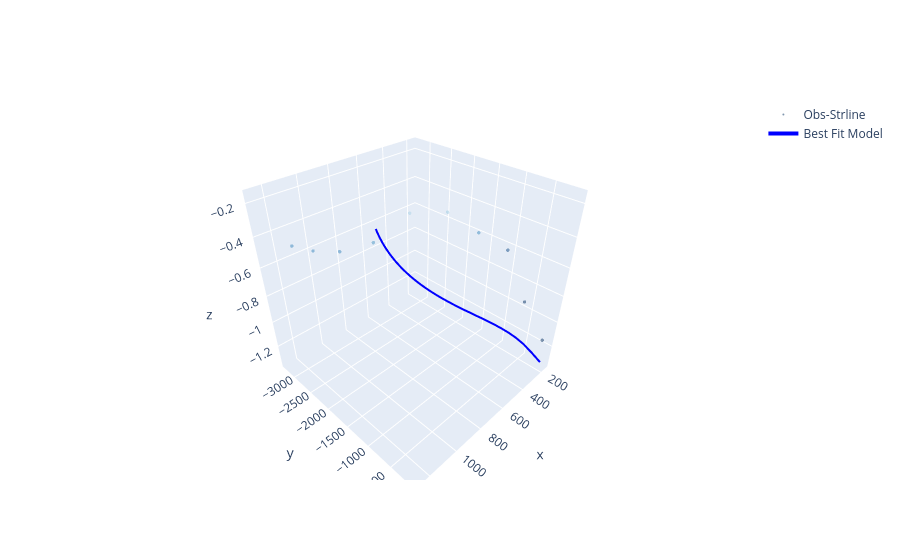

Write notebook code for a chart like this one.
### Code cell
nk = 100
nR = 80
n_min = 1
k_array = np.linspace(0.01, 2, nk) * np.pi / (np.max(R) - np.min(R))
R_0f = np.zeros_like(k_array)
R_0g = np.zeros_like(k_array)
R_0_array = np.linspace(0, np.pi / k_array[0], nR)
f_kR_re = np.zeros_like(R_0_array)
g_kR_re = np.zeros_like(R_0_array)
Rf_root = np.zeros([nk, 4])
Rg_root = np.zeros([nk, 4])
gf_root = np.ones([nk, 4])
gg_root = np.ones([nk, 4])
params = [X_r[:-4], Z_r[:-4], R[:-4]]
Rf_temp = np.zeros(4)
Rg_temp = np.zeros(4)
chi_square = np.zeros((nk, nR))
clac_Inclination = np.zeros((nk, nR))
clac_phi_par = np.zeros((nk, nR))
clac_theta_par = np.zeros((nk, nR))
clac_omega_ref = np.zeros((nk, nR))
clac_t = np.zeros((nk, nR))
chi_square_min = np.zeros((4, n_min, 2))
inds_f = [0, 1]
inds_g = [0, 1]

for ik in range(nk)[::1]:
    R_0_array = np.linspace(0, np.pi / k_array[ik], nR)
    for i in range(nR):
        chi_square[ik, i] = pss.chi_square(R_0_array[i], k_array[ik], params)
        A, B, C, clac_Inclination[ik, i], clac_phi_par[ik, i], clac_theta_par[ik, i], clac_omega_ref[ik, i], clac_t[ik, i] = pss.calc_params(R_0_array[i], k_array[ik], params, radius_ref_au)


for ik in range(nk)[::1]:
    R_0_array = np.linspace(0, np.pi / k_array[ik], nR)
    for i in range(nR):
        f_kR_re[i] = pss.f_kR(R_0_array[i], k_array[ik], params)
        g_kR_re[i] = pss.g_kR(R_0_array[i], k_array[ik], params)
        # chi_square[ik, i] = pss.chi_square(R_0_array[i], k_array[ik], params)
    plt.plot(R_0_array * k_array[ik], f_kR_re / np.max(f_kR_re))
    plt.plot(R_0_array * k_array[ik], g_kR_re / np.max(g_kR_re), '--')
    f_ind = np.where(f_kR_re[:-1] * f_kR_re[1:]<0)[0]
    g_ind = np.where(g_kR_re[:-1] * g_kR_re[1:]<0)[0]
    # print(g_ind)

    # n_root = len(f_ind)
    for i in range(len(f_ind)):
        R_0_array_temp = np.linspace(R_0_array[f_ind[i]], R_0_array[f_ind[i] + 1], nR)
        for i_r in range(nR):
            f_kR_re[i_r] = pss.f_kR(R_0_array_temp[i_r], k_array[ik], params)
            # g_kR_re[i] = pss.g_kR(R_0_array[i], k_array[ik], params)

        f_ind_temp = np.where(f_kR_re[:-1] * f_kR_re[1:]<0)[0]
        # g_ind = np.where(g_kR_re[:-1] * g_kR_re[1:]<0)[0]
        # Rf_root[ik, i] = (f_kR_re[f_ind[i] + 1] * R_0_array[f_ind[i]] - f_kR_re[f_ind[i]] * R_0_array[f_ind[i] + 1]) / (f_kR_re[f_ind[i] + 1] - f_kR_re[f_ind[i]])
        Rf_temp[i] = (f_kR_re[f_ind_temp[0] + 1] * R_0_array_temp[f_ind_temp[0]] - f_kR_re[f_ind_temp[0]] * R_0_array_temp[f_ind_temp[0] + 1]) / (f_kR_re[f_ind_temp[0] + 1] - f_kR_re[f_ind_temp[0]])
        
        
    for i in range(len(g_ind)):

        R_0_array_temp = np.linspace(R_0_array[g_ind[i]], R_0_array[g_ind[i] + 1], nR)
        for i_r in range(nR):
            g_kR_re[i_r] = pss.g_kR(R_0_array_temp[i_r], k_array[ik], params)
        g_ind_temp = np.where(g_kR_re[:-1] * g_kR_re[1:]<0)[0]
        Rg_temp[i] = (g_kR_re[g_ind_temp[0] + 1] * R_0_array_temp[g_ind_temp[0]] - g_kR_re[g_ind_temp[0]] * R_0_array_temp[g_ind_temp[0] + 1]) / (g_kR_re[g_ind_temp[0] + 1] - g_kR_re[g_ind_temp[0]])
        
    Rf_root[ik, :] = Rf_temp[:]
    Rg_root[ik, :] = Rg_temp[:]
plt.axhline(0, c='k')
plt.show()

# 用 clac_Inclination 的 nan 位置，遮罩掉 chi_square 對應值
valid_mask = ~np.isnan(clac_Inclination).ravel()

for i_root in range(4):
    # ====== 新增：找出 chi_square 前50小的值和位置（NaN 已被遮掉） ======
    chi_flat = chi_square.ravel()
    sorted_indices_1d = np.argsort(chi_flat[valid_mask])[:n_min]
    valid_indices_1d = np.where(valid_mask)[0][sorted_indices_1d]
    sorted_indices_2d = np.array(np.unravel_index(valid_indices_1d, chi_square.shape)).T

    # 儲存
    chi_square_min[i_root] = sorted_indices_2d

    # 畫紅色 x
for i, j in sorted_indices_2d:
    plt.scatter(k_array[i], j * np.pi / chi_square.shape[1], marker='x', color='r', s=30, linewidths=2)

# 畫 chi_square 背景圖
chi_square_im = plt.imshow(chi_square.T, origin='lower',
                            extent=[k_array[0], k_array[-1], 0, np.pi],
                            aspect=k_array[-1] / np.pi)
plt.ylim(0, np.pi)
plt.xlabel("k")
plt.ylabel("kR")
plt.colorbar(chi_square_im, label='Chi-square')
plt.show()

    # 畫紅色 x
for i, j in sorted_indices_2d:
    plt.scatter(k_array[i], j * np.pi / chi_square.shape[1], marker='x', color='r', s=30, linewidths=2)
inclina_im = plt.imshow(clac_Inclination.T, origin='lower', 
                        extent=[k_array[0], k_array[-1], 0, np.pi],
                        aspect=k_array[-1] / np.pi)

plt.ylim(0, np.pi)
plt.xlabel("k")
plt.ylabel("kR")
plt.colorbar(inclina_im, label='Inclination')
plt.show()

    # 畫紅色 x
for i, j in sorted_indices_2d:
    plt.scatter(k_array[i], j * np.pi / chi_square.shape[1], marker='x', color='r', s=30, linewidths=2)
phi_im = plt.imshow(clac_phi_par.T, origin='lower', 
                        extent=[k_array[0], k_array[-1], 0, np.pi],
                        aspect=k_array[-1] / np.pi)

plt.ylim(0, np.pi)
plt.xlabel("k")
plt.ylabel("kR")
plt.colorbar(phi_im, label='phi')
plt.show()

    # 畫紅色 x
for i, j in sorted_indices_2d:
    plt.scatter(k_array[i], j * np.pi / chi_square.shape[1], marker='x', color='r', s=30, linewidths=2)
theta_im = plt.imshow(clac_theta_par.T, origin='lower', 
                        extent=[k_array[0], k_array[-1], 0, np.pi],
                        aspect=k_array[-1] / np.pi)

plt.ylim(0, np.pi)
plt.xlabel("k")
plt.ylabel("kR")
plt.colorbar(theta_im, label='theta')
plt.show()

    # 畫紅色 x
for i, j in sorted_indices_2d:
    plt.scatter(k_array[i], j * np.pi / chi_square.shape[1], marker='x', color='r', s=30, linewidths=2)
omega_im = plt.imshow(clac_omega_ref.T, origin='lower', 
                        extent=[k_array[0], k_array[-1], 0, np.pi],
                        aspect=k_array[-1] / np.pi)

plt.ylim(0, np.pi)
plt.xlabel("k")
plt.ylabel("kR")
plt.colorbar(omega_im, label='omega')
plt.show()

    # 畫紅色 x
for i, j in sorted_indices_2d:
    plt.scatter(k_array[i], j * np.pi / chi_square.shape[1], marker='x', color='r', s=30, linewidths=2)
t_im = plt.imshow(clac_t.T, origin='lower', 
                        extent=[k_array[0], k_array[-1], 0, np.pi],
                        aspect=k_array[-1] / np.pi)

plt.ylim(0, np.pi)
plt.xlabel("k")
plt.ylabel("kR")
plt.colorbar(t_im, label='t')
plt.show()

for i in range(n_min):
    R_0_array = np.linspace(0, np.pi / k_array[int(chi_square_min[0,i,0])], nR)
    A, B, C, inclin, phi_par, theta_par, omega_ref, t = pss.calc_params(R_0_array[int(chi_square_min[0,i,1])], k_array[int(chi_square_min[0,i,0])], params, radius_ref_au)
    print(i, 'A B C R k')
    print(A, B, C, R_0_array[int(chi_square_min[0,i,1])], k_array[int(chi_square_min[0,i,0])], chi_square[int(chi_square_min[0,i,0]), int(chi_square_min[0,i,1])])
    print('Parameters')
    print(np.rad2deg(inclin), np.rad2deg(theta_par), omega_ref, t / 86400 / 365 / 1e6, np.rad2deg(phi_par))
    print(np.rad2deg(clac_Inclination[int(chi_square_min[0,i,0]), int(chi_square_min[0,i,1])]), np.rad2deg(clac_theta_par[int(chi_square_min[0,i,0]), int(chi_square_min[0,i,1])]), clac_omega_ref[int(chi_square_min[0,i,0]), int(chi_square_min[0,i,1])], clac_t[int(chi_square_min[0,i,0]), int(chi_square_min[0,i,1])] / 86400 / 365 / 1e6, np.rad2deg(clac_phi_par[int(chi_square_min[0,i,0]), int(chi_square_min[0,i,1])]))

    # plt.plot(R[:-6], X_r[:-6])
    # plt.plot(R[:-6], Z_r[:-6])
    # plt.plot(R[:-6], A * np.cos(k_array[int(chi_square_min[0,i,0])] * ( R[:-6] + R_0_array[int(chi_square_min[0,i,1])])))
    # plt.plot(R[:-6], B * np.sin(k_array[int(chi_square_min[0,i,0])] * ( R[:-6] + R_0_array[int(chi_square_min[0,i,1])])) + C)
    # plt.show()
    # **使用最佳參數計算最終擬合結果**
    Theta_best = theta_par
    Phi_best = phi_par
    T_best = t / 86400 / 365 / 1e6
    Inclination_best = inclin
    Omega_best = omega_ref
    x_best, y_best, z_best, u_best, v_best, w_best = pss.PSS_model(Theta_best, Phi_best, Inclination_best, radius_ref_au, 
                                                                T_best, Omega_best, 200, 7e3, 50)

    # **確保 `PSS_model` 的輸出也是 AU 單位**
    # x_best, y_best, v_best = np.array(x_best), np.array(y_best), np.array(v_rotat)  # AU 單位
    v_refine = v_means_LS_m + 660 * np.sin(inclin) * np.cos(theta_par)
    """回去算一次R, X_r, Z_r"""
    
    x_fitresult = x_best * np.cos(pa_rad) - z_best * np.sin(pa_rad)
    z_fitresult = x_best * np.sin(pa_rad) + z_best * np.cos(pa_rad)

    x_means_ori_AU = x_means * AU_per_pixel  # 以影像中心 (128, 128) 為基準
    z_means_ori_AU = z_means * AU_per_pixel  # 以影像中心 (128, 128) 為基準


    x_axis_range = [-10000, 10000]
    y_axis_range = [-10000, 10000]
    z_axis_range = [-1, 1]

    # **畫出 3D 圖**
    fig = go.Figure()

    # **Obs-line 觀測點（目標曲線）**
    fig.add_trace(go.Scatter3d(
        x=x_means_ori_AU, y=z_means_ori_AU, z=v_means_LS_km,
        mode='markers',
        marker=dict(
            size=marker_size, 
            color=v_means_LS_km, 
            colorscale='RdBu_r',
            cauto=False, cmin=-0.5, cmax=0.5,
            opacity=0.5,
        ),
        name="Obs-Strline"
    ))

    # **PSS Model 擬合曲線（最佳匹配）**
    # fig.add_trace(go.Scatter3d(
    #     x=x_fitresult, y=y_fitresult, z=v_best,
    #     mode='markers',
    #     marker=dict(
    #         size=marker_size, 
    #         color=v_best, 
    #         colorscale='RdBu_r',
    #         cauto=False, cmin=-0.5, cmax=0.6,
    #         opacity=0.5,
    #     ),
    #     name="Best Fit Model"
    # ))
    fig.add_trace(go.Scatter3d(
        x=x_fitresult, y=z_fitresult, z=v_best,
        mode='lines',
        line=dict(color='blue', width=4),
        name="Best Fit Model"
    ))

    # **添加原始觀測數據**
    # fig.add_trace(go.Scatter3d(
    #     x=x_AU, y=y_AU, z=z_LS,
    #     mode='markers',
    #     marker=dict(
    #         size=marker_size, 
    #         color=z_LS, 
    #         colorscale='RdBu_r',
    #         cauto=False, cmin=-0.5, cmax=0.6,
    #         opacity=0.5,
    #         colorbar=dict(title="(km/s)", orientation='h', x=0.5, y=-0.4)
    #     ),
    #     name="Original Data"
    # ))

    # **設定 3D 圖軸**
    # fig.update_layout(
    #     title="Obs-Strline Fit vs. PSS Model Best Fit",
    #     scene=dict(
    #         xaxis_title="X (AU)",
    #         yaxis_title="Y (AU)",
    #         zaxis_title="Z (km/s)",
    #         xaxis = dict(nticks=4, range=x_axis_range,),
    #         yaxis = dict(nticks=4, range=y_axis_range,),
    #         zaxis = dict(nticks=4, range=z_axis_range,),
    #         aspectmode="manual",
    #         aspectratio=dict(x=1, y=1, z=1)
    #     ),
    #     margin=dict(l=0, r=0, b=0, t=40),
    # )
    # fig.update_traces(colorbar = dict(orientation='h', y = -0.25, x = 0.5))

    fig.show()




# for i_root in range(4):
#     # 畫根的位置
#     plt.scatter(k_array, Rf_root[:, i_root] * k_array, c='C0', s=10)
#     plt.scatter(k_array, Rg_root[:, i_root] * k_array, c='C1', s=10)


# plt.imshow(clac_Inclination.T, origin='lower',)
# plt.show()
# for i_root in range(4):
#     # 畫根的位置
#     plt.scatter(k_array, Rf_root[:, i_root] * k_array, c='C0', s=10)
#     plt.scatter(k_array, Rg_root[:, i_root] * k_array, c='C1', s=10)
# fig = plt.figure(figsize=(8.27, 8.27))
# ax  = fig.add_subplot(111)

### Figure 1 — Plotly figure (JSON) as saved in the notebook; plotly's stock layout.template omitted (floating-point values rounded to 4 significant figures)
{"data": [{"marker": {"cauto": false, "cmax": 0.5, "cmin": -0.5, "color": [-1.123, -0.8032, -0.4499, -0.3149, -0.1821, -0.1635, -0.2952, -0.3297, -0.3337, -0.3296], "colorscale": [[0, "rgb(5,48,97)"], [0.1, "rgb(33,102,172)"], [0.2, "rgb(67,147,195)"], [0.3, "rgb(146,197,222)"], [0.4, "rgb(209,229,240)"], [0.5, "rgb(247,247,247)"], [0.6, "rgb(253,219,199)"], [0.7, "rgb(244,165,130)"], [0.8, "rgb(214,96,77)"], [0.9, "rgb(178,24,43)"], [1, "rgb(103,0,31)"]], "opacity": 0.5, "size": 2}, "mode": "markers", "name": "Obs-Strline", "type": "scatter3d", "x": [199.1, 321.5, 415.9, 566.6, 701.3, 858.4, 1013.0, 1140.0, 1220.0, 1268.0], "y": [-108.7, -370.5, -631.2, -865.5, -1120.0, -1381.0, -1614.0, -1875.0, -2153.0, -2446.0], "z": [-1.123, -0.8032, -0.4499, -0.3149, -0.1821, -0.1635, -0.2952, -0.3297, -0.3337, -0.3296]}, {"line": {"color": "blue", "width": 4}, "mode": "lines", "name": "Best Fit Model", "type": "scatter3d", "x": [161.7, 247.7, 314.0, 368.1, 413.4, 452.2, 485.7, 515.0, 540.6, 563.2, 583.1, 600.6, 616.0, 629.6, 641.4, 651.6, 660.4, 667.9, 674.1, 679.2, 683.3, 686.3, 688.4, 689.7, 690.0, 689.7, 688.5, 686.7, 684.1, 681.0, 677.2, 672.8, 667.8, 662.3, 656.3, 649.8, 642.8, 635.4, 627.5, 619.1, 610.4, 601.2, 591.7, 581.8, 571.5, 560.8, 549.8, 538.5, 526.8, 514.9], "y": [-115.0, -192.7, -267.3, -339.9, -411.1, -481.1, -550.3, -618.7, -686.5, -753.8, -820.6, -887.1, -953.1, -1019.0, -1084.0, -1149.0, -1214.0, -1279.0, -1343.0, -1408.0, -1472.0, -1536.0, -1599.0, -1663.0, -1726.0, -1790.0, -1853.0, -1916.0, -1979.0, -2041.0, -2104.0, -2167.0, -2229.0, -2291.0, -2354.0, -2416.0, -2478.0, -2540.0, -2602.0, -2664.0, -2726.0, -2787.0, -2849.0, -2910.0, -2972.0, -3033.0, -3095.0, -3156.0, -3217.0, -3279.0], "z": [-1.344, -1.214, -1.116, -1.045, -0.9917, -0.9499, -0.9163, -0.8887, -0.8655, -0.8457, -0.8285, -0.8136, -0.8003, -0.7885, -0.7779, -0.7684, -0.7597, -0.7518, -0.7445, -0.7378, -0.7316, -0.7259, -0.7205, -0.7155, -0.7109, -0.7065, -0.7024, -0.6985, -0.6948, -0.6914, -0.6881, -0.685, -0.682, -0.6792, -0.6765, -0.6739, -0.6715, -0.6691, -0.6669, -0.6647, -0.6627, -0.6607, -0.6588, -0.6569, -0.6552, -0.6535, -0.6518, -0.6502, -0.6487, -0.6472]}], "layout": {}}
